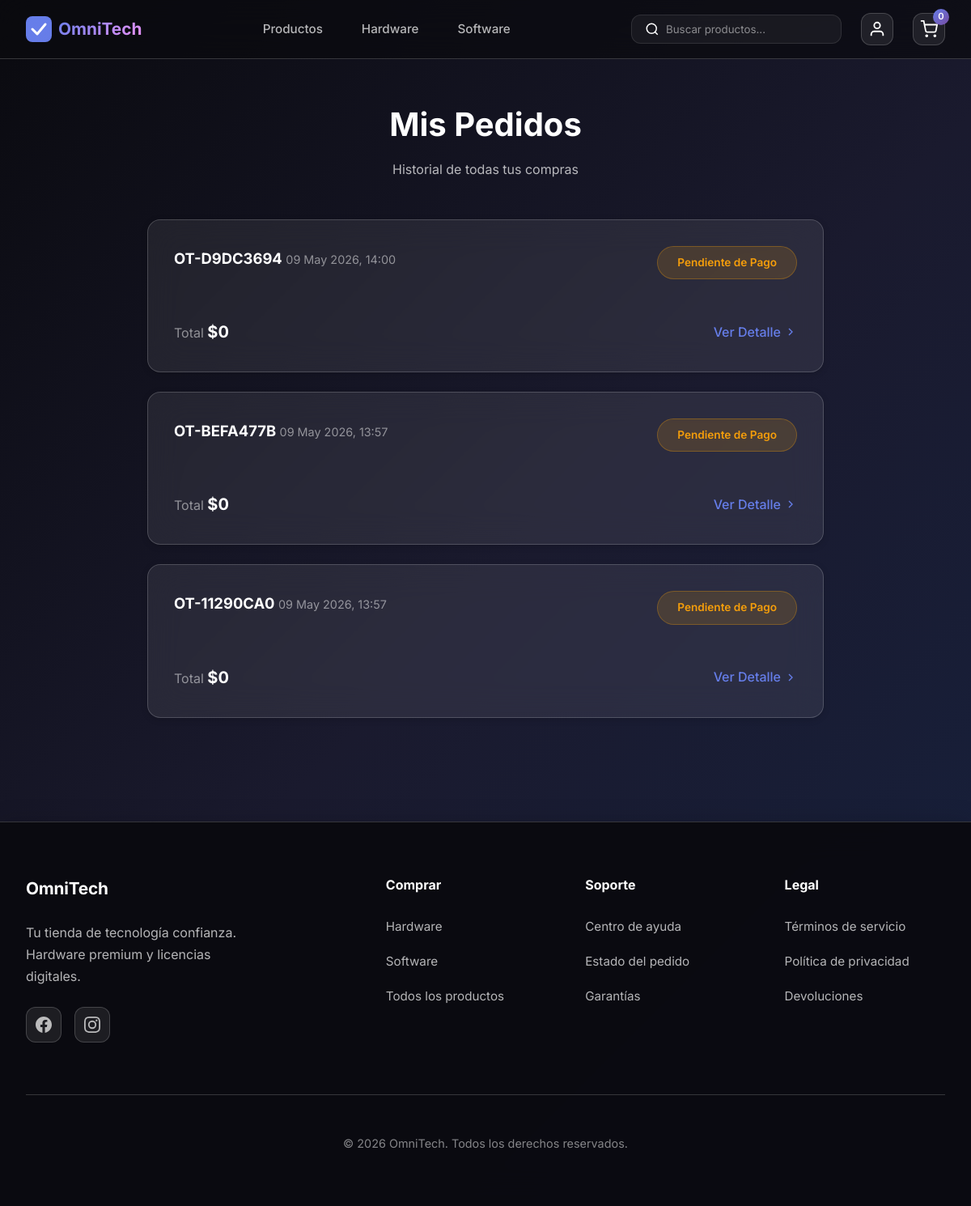
/mis-pedidos/ (signed in), run on the app's committed database.
### omnitech/models.py (models this page shows, shortened)
class Order(models.Model):
    numero_pedido = models.CharField(
        max_length=20,
        unique=True,
        editable=False,
        help_text="Código único de seguimiento"
    )
    usuario = models.ForeignKey(
        User,
        on_delete=models.PROTECT,
        related_name='pedidos',
        null=True,
        blank=True,
        help_text="Usuario registrado (null para guest checkout RN-06)"
    )
    email_invitado = models.EmailField(
        null=True,
        blank=True,
        help_text="Email para guest checkout (RN-06)"
    )
    estado = models.CharField(
        max_length=20,
        choices=OrderState.choices,
        default=OrderState.PENDIENTE_PAGO
    )
    subtotal = models.DecimalField(
        max_digits=12,
        decimal_places=2,
        default=Decimal('0.00')
    )
    costo_envio = models.DecimalField(
        max_digits=10,
        decimal_places=2,
        default=Decimal('0.00')
    )
    total = models.DecimalField(
        max_digits=12,
        decimal_places=2,
        default=Decimal('0.00')
    )
    region_envio = models.CharField(
        max_length=100,
        blank=True,
        help_text="Región para cálculo de envío subsidiado (RN-04)"
    )
    observaciones = models.TextField(blank=True)
    fecha_creacion = models.DateTimeField(auto_now_add=True)
    fecha_actualizacion = models.DateTimeField(auto_now=True)
    fecha_pago = models.DateTimeField(null=True, blank=True)
    class Meta:
        db_table = 'orders'
        ordering = ['-fecha_creacion']
        indexes = [
            models.Index(fields=['numero_pedido']),
            models.Index(fields=['estado', 'fecha_creacion']),
            models.Index(fields=['usuario', 'fecha_creacion']),
        ]
        constraints = [
            models.CheckConstraint(
                check=models.Q(subtotal__gte=0),
                name='order_subtotal_positive'
            ),
            models.CheckConstraint(
                check=models.Q(costo_envio__gte=0),
                name='order_envio_positive'
            ),
            models.CheckConstraint(
                check=models.Q(total__gte=0),
                name='order_total_positive'
            ),
        ]

### omnitech/views_orders.py (the view)
# urls.py: path('mis-pedidos/', views_orders.mis_pedidos, name='mis_pedidos'),
@login_required
def mis_pedidos(request):
    pedidos = Order.objects.filter(usuario=request.user).order_by('-fecha_creacion')
    context = {'pedidos': pedidos}
    return render(request, 'mis_pedidos.html', context)

### omnitech/templatetags/omnitech_extras.py (called while the page is built)
@register.filter
def clp_currency(value):
    if value is None:
        return "0"
    try:
        num = int(float(value))
    except (ValueError, TypeError):
        return "0"
    return f"{num:,}".replace(",", ".")

@register.filter
def clp_price(value):
    return f"${clp_currency(value)}"

### templates/mis_pedidos.html (shortened to what this page needs)
{% extends 'base.html' %}
{% load static %}
{% load omnitech_extras %}
{% block content %}
<section class="page-header">
    <div class="header-content">
        <h1>Mis Pedidos</h1>
        <p>Historial de todas tus compras</p>
    </div>
</section>
<section class="orders-section">
    {% if pedidos %}
    <div class="orders-list">
        {% for pedido in pedidos %}
        <article class="order-card glass-card">
            <div class="order-header">
                <div class="order-info">
                    <span class="order-number">{{ pedido.numero_pedido }}</span>
                    <span class="order-date">{{ pedido.fecha_creacion|date:"d M Y, H:i" }}</span>
                </div>
                <span class="order-status {{ pedido.estado }}">
                    {{ pedido.get_estado_display }}
                </span>
            </div>
            <div class="order-footer">
                <div class="order-total">
                    <span class="total-label">Total</span>
                    <span class="total-value">{{ pedido.total|clp_price }}</span>
                </div>
                <a href="{% url 'detalle_pedido' pedido.numero_pedido %}" class="btn-view">
                    Ver Detalle
                    <svg width="16" height="16" viewBox="0 0 24 24" fill="none" stroke="currentColor" stroke-width="2">
                        <polyline points="9 18 15 12 9 6"/>
                    </svg>
                </a>
            </div>
        </article>
        {% endfor %}
    </div>
    {% endif %}
</section>
{% endblock %}

### static/css/style.css (style rules this page uses)
:root { --primary: #667eea; --primary-dark: #5568d3; --secondary: #764ba2; --accent: #f093fb; --success: #10b981; --warning: #f59e0b; --error: #ef4444; --glass-bg: rgba(255, 255, 255, 0.08); --glass-border: rgba(255, 255, 255, 0.18); --glass-shadow: rgba(0, 0, 0, 0.1); --shadow-sm: 0 2px 8px rgba(0, 0, 0, 0.15); --shadow-md: 0 4px 16px rgba(0, 0, 0, 0.2); --shadow-lg: 0 8px 32px rgba(0, 0, 0, 0.25); --shadow-xl: 0 12px 48px rgba(0, 0, 0, 0.3); --bg-dark: #0a0a0f; --bg-gradient: linear-gradient(135deg, #0a0a0f 0%, #1a1a2e 50%, #16213e 100%); --text-primary: #ffffff; --text-secondary: rgba(255, 255, 255, 0.7); --text-muted: rgba(255, 255, 255, 0.5); --space-xs: 0.25rem; --space-sm: 0.5rem; --space-md: 1rem; --space-lg: 1.5rem; --space-xl: 2rem; --space-2xl: 3rem; --space-3xl: 4rem; --radius-sm: 8px; --radius-md: 12px; --radius-lg: 16px; --radius-xl: 24px; --radius-full: 9999px; --transition-fast: 0.15s ease; --transition-base: 0.3s ease; --transition-slow: 0.5s ease; --font-sans: 'Inter', -apple-system, BlinkMacSystemFont, 'Segoe UI', Roboto, sans-serif; }
*, *::before, *::after { margin: 0; padding: 0; box-sizing: border-box; }
html { scroll-behavior: smooth; }
body { font-family: var(--font-sans); background: var(--bg-gradient); background-attachment: fixed; color: var(--text-primary); line-height: 1.7; min-height: 100vh; overflow-x: hidden; }
a { color: inherit; text-decoration: none; }
.glass-card { background: var(--glass-bg); backdrop-filter: blur(20px); -webkit-backdrop-filter: blur(20px); border: 1px solid var(--glass-border); border-radius: var(--radius-lg); box-shadow: var(--shadow-md); transition: all var(--transition-base); }
.page-header { padding: 120px var(--space-xl) var(--space-2xl); text-align: center; }
.header-content h1 { font-size: 2.5rem; margin-bottom: var(--space-sm); }
.header-content p { color: var(--text-secondary); }
.orders-section { max-width: 900px; margin: 0 auto; padding: 0 var(--space-xl) var(--space-3xl); }
.orders-list { display: flex; flex-direction: column; gap: var(--space-lg); }
.order-card { padding: var(--space-xl); box-shadow: var(--shadow-sm); transition: all var(--transition-base); }
.order-header { display: flex; justify-content: space-between; align-items: flex-start; margin-bottom: var(--space-lg); }
.order-number { font-size: 1.15rem; font-weight: 700; }
.order-date { font-size: 0.9rem; color: var(--text-muted); }
.order-status { padding: var(--space-sm) var(--space-lg); border-radius: var(--radius-full); font-size: 0.85rem; font-weight: 600; display: inline-block; }
.order-status.pendiente_pago { background: rgba(245, 158, 11, 0.15); color: var(--warning); border: 1px solid rgba(245, 158, 11, 0.3); }
.order-footer { display: flex; justify-content: space-between; align-items: center; }
.total-label { color: var(--text-muted); }
.total-value { font-size: 1.25rem; font-weight: 700; }
.btn-view { display: flex; align-items: center; gap: var(--space-xs); color: var(--primary); font-weight: 500; }

### data on the page
Order: numero_pedido "OT-D9DC3694", fecha_creacion "09 May 2026, 14:00", estado "Pendiente de Pago", total|clp_price "$0"
Order: numero_pedido "OT-BEFA477B", fecha_creacion "09 May 2026, 13:57", estado "Pendiente de Pago", total|clp_price "$0"
Order: numero_pedido "OT-11290CA0", fecha_creacion "09 May 2026, 13:57", estado "Pendiente de Pago", total|clp_price "$0"
